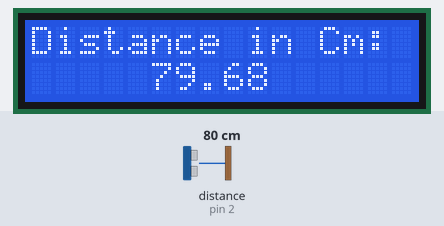
A sketch run on a simulated Arduino Uno, built with avr-gcc and run on an emulated ATmega328P. Shown: 16×2 character LCD. Wiring (inferred from the names in the program): ultrasonic range finder: trigger pin 3; echo pin 2. The inputs (shaded band) are chosen by the test bench; at power-on: distance to the obstacle (sensor on pin 2) 80 cm. The echo pulse lasts 58.3 µs per cm; what the sketch prints to the serial monitor is not drawn.

Above: at 1.2 s.
1.3 s: distance to the obstacle (sensor on pin 2) set to 4 cm
At 2.8 s:
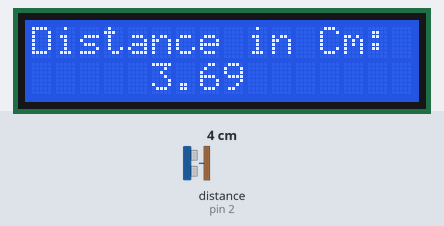
4.5 s: distance to the obstacle (sensor on pin 2) set to 2 cm
At 6.3 s:
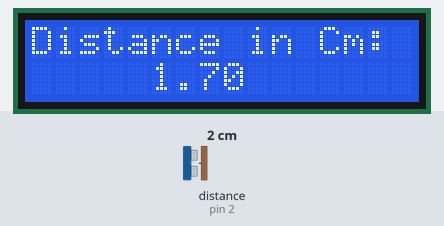
6.6 s: distance to the obstacle (sensor on pin 2) set to 9 cm
At 8.4 s:
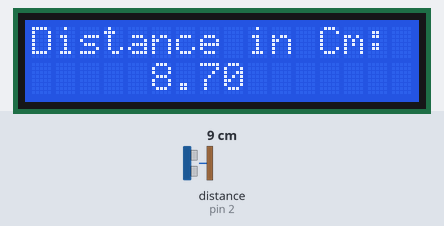
Timing chart, 0 to 9.9 s (numbered marks = the images above; inputs shaded):
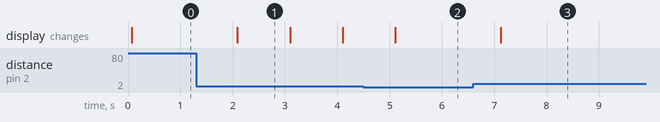

Measured:
- after the input at 1.3 s, the display: changes after 0.79 s (image 1)
- after the input at 4.5 s, the display: changes after 0.61 s (image 2)
- after the input at 6.6 s, the display: changes after 0.53 s (image 3)
- what the display in image 1 shows lasts 1.0 s, from 2.1 s to 3.1 s

The sketch:

Distance_measurement.ino
```cpp
// Created by The Electronic Guy
// www.youtube.com/theelectronicguy
 #include <LiquidCrystal.h> //LCD library

  #define echo 2
  #define trig 3

  float  duration; // time taken by the pulse to return back
  float  distance; // oneway distance travelled by the pulse

  LiquidCrystal lcd(13, 12, 11, 10, 9, 8);//lcd(RS,EN,D4,D5,D6,D7)
  void setup() {

    pinMode(trig, OUTPUT);
    pinMode(echo, INPUT);
    Serial.begin(9600);
    lcd.begin(16, 2);

  }

  void loop() {

    time_Measurement();
    distance = duration * (0.0343) / 2;// calculate the oneway distance travelled by the pulse
    display_distance();

  }

  void time_Measurement()
  { //function to measure the time taken by the pulse to return back
    digitalWrite(trig, LOW);
    delayMicroseconds(2);

    digitalWrite(trig, HIGH);
    delayMicroseconds(10);
    digitalWrite(trig, LOW);

    duration = pulseIn(echo, HIGH);
  }
  void display_distance()
  { //function to display the distance on LCD/Serial Monitor
    lcd.clear();
    lcd.setCursor(0, 0);
    Serial.print("Distance in Cm: ");
    Serial.print(distance);
    Serial.println();
    lcd.print("Distance in Cm: ");
    lcd.setCursor(5, 1);
    lcd.print(distance);
    delay(1000);
   }
```
